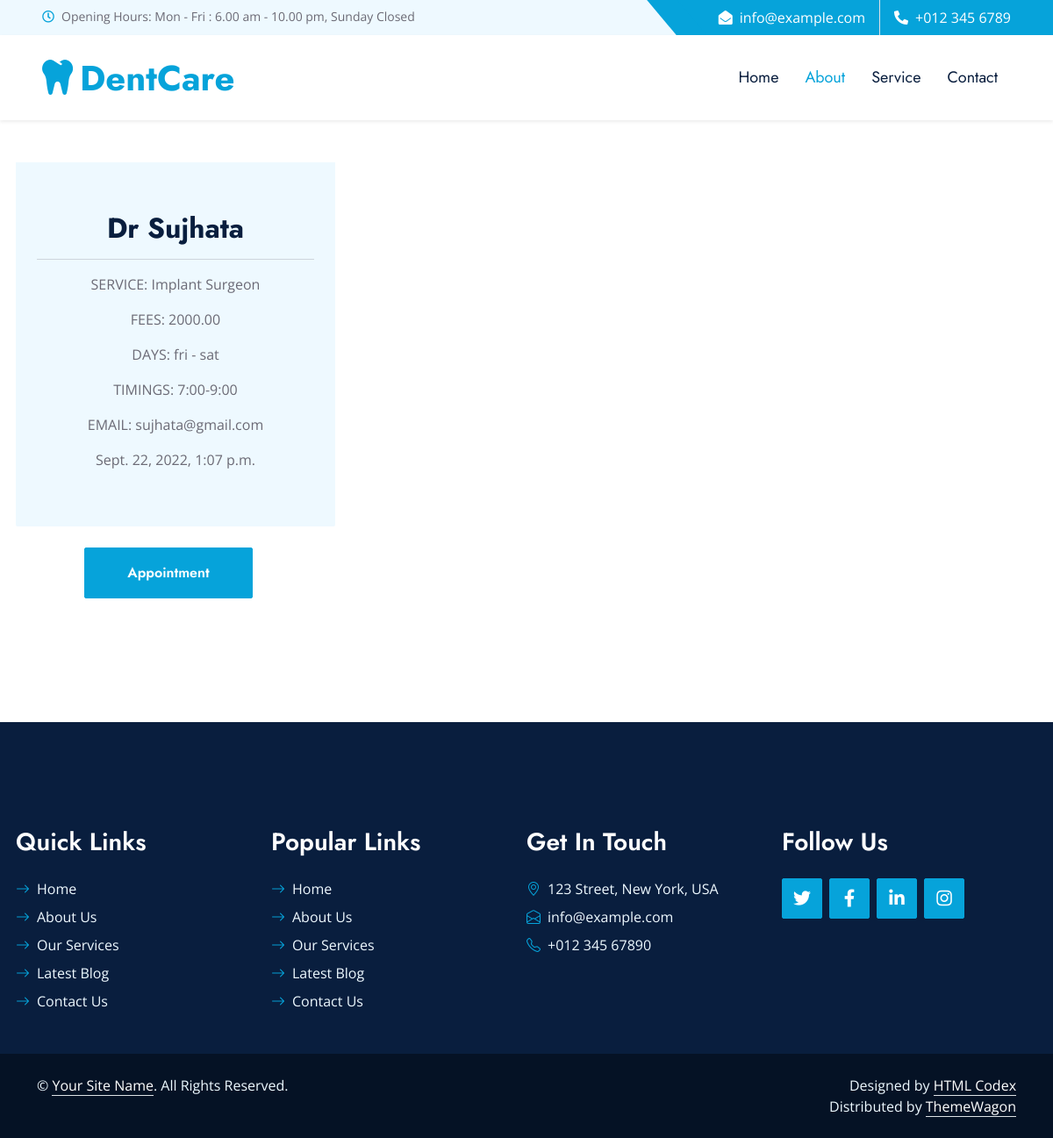
The page /doctorchoices/5 on the database its author committed.
### dentist_appointment/models.py (models this page shows, shortened)
class Doctor(models.Model):
    service = models.ForeignKey(Service, on_delete=models.CASCADE)
    doctor_name=models.CharField(max_length=35)
    doctor_service=models.CharField(max_length=25)
    consultation_fee = models.DecimalField(max_digits=6, decimal_places=2)
    available_days=models.CharField(max_length=15)
    available_time=models.CharField(max_length=25)
    doctor_email=models.EmailField(max_length=50)
    doctor_image=models.ImageField(blank=True,upload_to='uploads/')
    created_at =  models.DateTimeField(default = timezone.now)

### dentist_appointment/views.py (the view)
# urls.py: path('doctorchoices/<int:detail_id>', views.doctorDetails, name='details'),
def doctorDetails(request,detail_id):
    detail_data = get_object_or_404(Doctor, pk=detail_id)
    context = {
       'single_doctor_info' :  detail_data
    }
    return render(request, 'doctordetails.html',context)

### dentist_appointment/templates/doctordetails.html (shortened to what this page needs)
{% extends 'base.html' %}
{% block content %}
 <div class="container-fluid py-5">
    <div class="container">
        <div class="row g-5">
            <div class="col-lg-4 wow slideInUp" data-wow-delay="0.3s">
                <div class="team-item">
                    <div class="team-text position-relative bg-light text-center rounded-bottom p-4 pt-5">
                        <div>
                            <h2>{{ single_doctor_info.doctor_name }}</h2>
                            <hr>
                            <p>SERVICE: {{ single_doctor_info.doctor_service }}</p>
                            <p>FEES: {{ single_doctor_info.consultation_fee}}</p>
                            <p>DAYS: {{ single_doctor_info.available_days}}</p>
                            <p>TIMINGS: {{ single_doctor_info.available_time}}</p>
                            <p>EMAIL: {{ single_doctor_info.doctor_email}}</p>
                            <p> {{ single_doctor_info.created_at}}</p>
                           </div><br>
                    </div>
                </div>
                <br>
                <center>   <a href="{% url 'appointment' single_doctor_info.id %}" class="btn btn-primary py-md-3 px-md-5 me-3 animated slideInLeft">Appointment</a>
                </center>
            </div>
        </div>
    </div>
</div>
<br><br><br><br><br><br><br>
{% endblock %}

### dentist_appointment/static/css/style.css (style rules this page uses)
:root { --primary: #06A3DA; --secondary: #F57E57; --light: #EEF9FF; --dark: #091E3E; }
h1, h2, .font-weight-bold { font-weight: 700 !important; }
.btn { font-family: 'Jost', sans-serif; font-weight: 600; transition: .5s; }
.btn-primary, .btn-secondary { color: #FFFFFF; }
.service-item img, .service-item .bg-light, .service-item .bg-light h5, .team-item .team-text { transition: .5s; }
.team-item .team-text::after, .service-item .bg-light::after { position: absolute; content: ""; top: 50%; bottom: 0; left: 15px; right: 15px; border-radius:100px / 15px; box-shadow: 0 0 15px rgba(0, 0, 0, .7); opacity: 0; transition: .5s; z-index: -1; }

### rows shown on the page
Doctor: doctor_name "Dr Sujhata", doctor_service "Implant Surgeon", consultation_fee "2000.00", available_days "fri - sat", available_time "7:00-9:00", doctor_email "sujhata@gmail.com", created_at "Sept. 22, 2022, 1:07 p.m."
